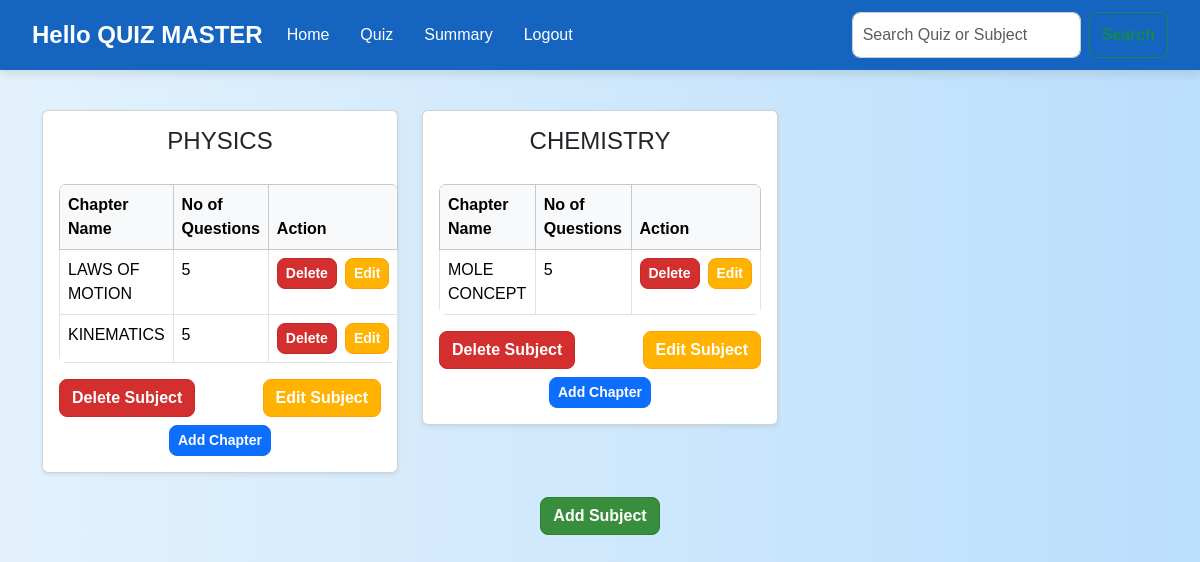
/admin_dashboard (signed in), run on the app's committed database.
### app.py (models this page shows)
class Subject(db.Model):
    id = db.Column(db.Integer, primary_key=True)
    name = db.Column(db.String(100), unique=True, nullable=False)
    description = db.Column(db.Text, nullable=True)
    chapters = db.relationship('Chapter', back_populates='subject', lazy=True)

class Chapter(db.Model):
    id = db.Column(db.Integer, primary_key=True)
    name = db.Column(db.String(100), nullable=False)
    description = db.Column(db.Text)
    subject_id = db.Column(db.Integer, db.ForeignKey('subject.id'), nullable=False)
    quizzes = db.relationship('Quiz', back_populates='chapter')
    subject = db.relationship('Subject', back_populates='chapters')

### app.py (the view, shortened to what this page needs)
@app.route('/admin_dashboard', methods=['GET', 'POST'])
def admin_dashboard():
    if 'admin' not in session:
        return redirect(url_for('adminlogin'))
    all_subjects = Subject.query.all()
    all_chapters = Chapter.query.all()
    subject_data = []
    for subject in all_subjects:
        chapters = Chapter.query.filter_by(subject_id=subject.id).all()
        chapter_ids = [chapter.id for chapter in chapters]
        total_questions = Question.query.join(Quiz).filter(Quiz.chapter_id.in_(chapter_ids)).count()
        subject_data.append({
            'id': subject.id,
            'name': subject.name,
            'description': subject.description,
            'chapters': [chapter.name for chapter in chapters],
            'question_count': total_questions
        })
    chapter_question_counts = {chapter.id: Question.query.join(Quiz).filter(Quiz.chapter_id == chapter.id).count() for chapter in all_chapters}
    return render_template(
        'admin_dashboard.html',
        all_subjects=all_subjects,
        all_chapters=all_chapters,
        subject_data=subject_data,
        chapter_question_counts=chapter_question_counts
    )

### app.py (called while the page is built)
@app.after_request
def add_header(response):
    response.headers["Cache-Control"] = "no-store, no-cache, must-revalidate, public, max-age=0"
    response.headers["Pragma"] = "no-cache"
    response.headers["Expires"] = "0"
    return response

### templates/admin_dashboard.html (shortened to what this page needs)
<!DOCTYPE html>
<html lang="en">
<head>
    <link rel="stylesheet" href="https://cdn.jsdelivr.net/npm/bootstrap@5.3.3/dist/css/bootstrap.min.css">
    <link rel="stylesheet" href="https://cdnjs.cloudflare.com/ajax/libs/font-awesome/6.0.0-beta3/css/all.min.css">
    <link rel="stylesheet" href="/static/style.css">
</head>
<body>
    <header>
        <nav class="navbar navbar-expand-lg bg-light">
            <div class="container-fluid">
                <a class="navbar-brand" href="{{url_for('admin_dashboard')}}">Hello QUIZ MASTER </a>
                <div class="collapse navbar-collapse" id="navbarSupportedContent">
                    <ul class="navbar-nav me-auto mb-2 mb-lg-0">
                        <li class="nav-item"><a class="nav-link" href="{{ url_for('admin_dashboard') }}">Home</a></li>
                        <li class="nav-item"><a class="nav-link" href="{{ url_for('quizmanagement') }}">Quiz</a></li>
                        <li class="nav-item"><a class="nav-link" href="{{url_for('admin_summary')}}">Summary</a></li>
                        <li class="nav-item"><a class="nav-link" href="{{ url_for('index') }}">Logout</a></li>
                    </ul>
                    <form class="d-flex" method="get" action="{{ url_for('search') }}">
                        <input class="form-control me-2" type="text" name="query" placeholder="Search Quiz or Subject" aria-label="Search">
                        <button class="btn btn-outline-success" type="submit">Search</button>
                    </form>
                </div>
            </div>
        </nav>
    </header>
    <main>
        <div class="container">
            <div class="row">
                {% for subject in all_subjects %}
                <div class="col-md-6 col-lg-4">
                    <div class="card shadow-sm p-3 mb-4 bg-white rounded">
                        <h4 class="text-center">{{ subject.name }}</h4>
                        <table class="table table-bordered">
                            <thead class="table-light">
                                <tr>
                                    <th>Chapter Name</th>
                                    <th>No of Questions</th>
                                    <th>Action</th>
                                </tr>
                            </thead>
                            <tbody>
                                {% for chapter in subject.chapters %}
                                <tr>
                                    <td>{{ chapter.name }}</td>
                                    <td>{{ chapter_question_counts[chapter.id] }}</td>
                                    <td>
                                        <div class="d-flex gap-2">
                                            <form action="{{ url_for('delete_chapter',subject_id=chapter.subject_id, chapter_id=chapter.id) }}" method="post">
                                                <button type="submit" class="btn btn-danger btn-sm">Delete</button>
                                            </form>
                                            <button type="button" class="btn btn-warning btn-sm" data-bs-toggle="modal" data-bs-target="#editChapterModal{{ chapter.id }}">Edit</button>
                                        </div>
                                    </td>
                                </tr>
                                {% else %}
                                <tr>
                                    <td colspan="3" class="text-center text-muted">No chapters available</td>
                                </tr>
                                {% endfor %}
                            </tbody>
                        </table>
                        <div class="d-flex justify-content-between">
                            <form action="{{ url_for('delete_subject', subject_id=subject.id) }}" method="post">
                                <button type="submit" class="btn btn-danger">Delete Subject</button>
                            </form>
                            <button type="button" class="btn btn-warning" data-bs-toggle="modal" data-bs-target="#editSubjectModal{{ subject.id }}">Edit Subject</button>
                        </div>
                        <div class="text-center mt-2">
                            <button type="button" class="btn btn-primary btn-sm" data-bs-toggle="modal" data-bs-target="#addChapterModal{{ subject.id }}">
                                Add Chapter
                            </button>
                        </div>
                    </div>
                </div>
                {% endfor %}
            </div>
            <div class="text-center">
                <button type="button" class="btn btn-success" data-bs-toggle="modal" data-bs-target="#addSubjectModal">Add Subject</button>
            </div>
        </div>
    </main>
</body>
</html>

### static/style.css (style rules this page uses)
body { background: linear-gradient(to right, #e3f2fd, #bbdefb); font-family: 'Poppins', sans-serif; color: #333; }
.navbar { background-color: #1565c0 !important; padding: 12px 20px; box-shadow: 0px 4px 10px rgba(0, 0, 0, 0.1); }
.navbar-brand { font-size: 1.5rem; font-weight: bold; color: #fff !important; }
.navbar-nav .nav-link { color: #fff !important; font-size: 1rem; margin-right: 15px; transition: all 0.3s ease-in-out; }
.container { margin-top: 40px; }
.table { margin-top: 20px; border-radius: 8px; overflow: hidden; }
.table thead { background: #1565c0; color: white; font-size: 1rem; }
.table tbody tr { transition: background 0.3s; }
.btn { border-radius: 8px; transition: all 0.3s ease-in-out; font-weight: bold; }
.btn-warning { background-color: #ffb300; border-color: #ffa000; color: white; }
.btn-danger { background-color: #d32f2f; border-color: #c62828; color: white; }
.btn-success { background-color: #388e3c; border-color: #2e7d32; color: white; }
.form-control { border-radius: 8px; border: 1px solid #ccc; padding: 10px; font-size: 1rem; }

### data on the page
Subject: name "PHYSICS"
Chapter: name "LAWS OF MOTION", chapter_question_counts "5"
Chapter: name "KINEMATICS", chapter_question_counts "5"
Subject: name "CHEMISTRY"
Chapter: name "MOLE CONCEPT", chapter_question_counts "5"
